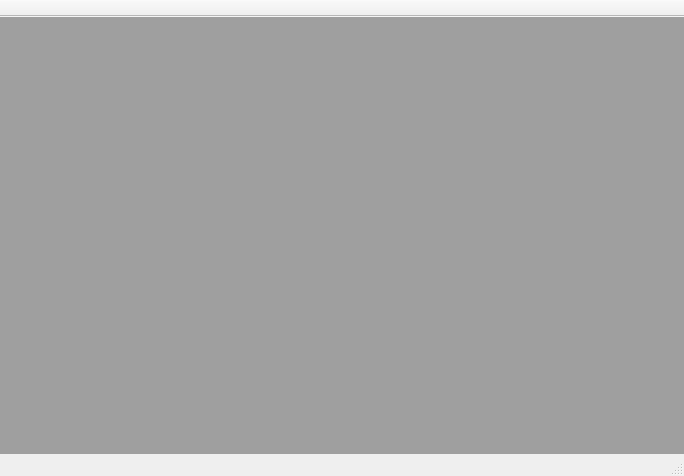
<?xml version="1.0" encoding="UTF-8"?>
<ui version="4.0">
 <class>mMainWindow</class>
 <widget class="QMainWindow" name="mMainWindow">
  <property name="geometry">
   <rect>
    <x>0</x>
    <y>0</y>
    <width>684</width>
    <height>476</height>
   </rect>
  </property>
  <property name="windowTitle">
   <string>mMainWindow</string>
  </property>
  <widget class="QWidget" name="centralWidget">
   <layout class="QVBoxLayout" name="verticalLayout">
    <property name="leftMargin">
     <number>0</number>
    </property>
    <property name="topMargin">
     <number>0</number>
    </property>
    <property name="rightMargin">
     <number>0</number>
    </property>
    <property name="bottomMargin">
     <number>0</number>
    </property>
    <item>
     <widget class="QMdiArea" name="mdiArea"/>
    </item>
   </layout>
  </widget>
  <widget class="QMenuBar" name="menuBar">
   <property name="geometry">
    <rect>
     <x>0</x>
     <y>0</y>
     <width>684</width>
     <height>21</height>
    </rect>
   </property>
  </widget>
  <widget class="QStatusBar" name="statusBar"/>
  <widget class="QToolBar" name="mainToolBar">
   <property name="minimumSize">
    <size>
     <width>0</width>
     <height>0</height>
    </size>
   </property>
   <property name="movable">
    <bool>false</bool>
   </property>
   <property name="iconSize">
    <size>
     <width>16</width>
     <height>16</height>
    </size>
   </property>
   <property name="floatable">
    <bool>false</bool>
   </property>
   <attribute name="toolBarArea">
    <enum>TopToolBarArea</enum>
   </attribute>
   <attribute name="toolBarBreak">
    <bool>false</bool>
   </attribute>
  </widget>
 </widget>
 <layoutdefault spacing="6" margin="11"/>
 <resources/>
 <connections/>
</ui>
